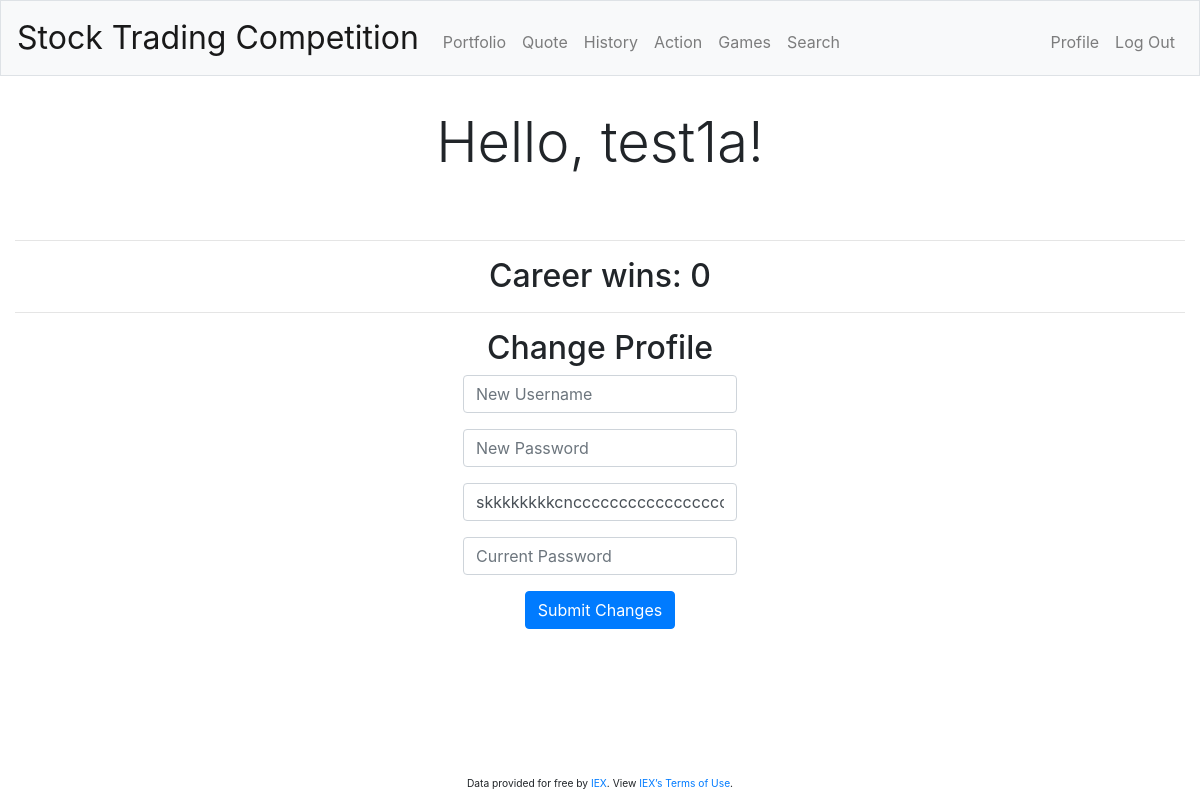
/profile (signed in), run on an earlier commit of the app's database.
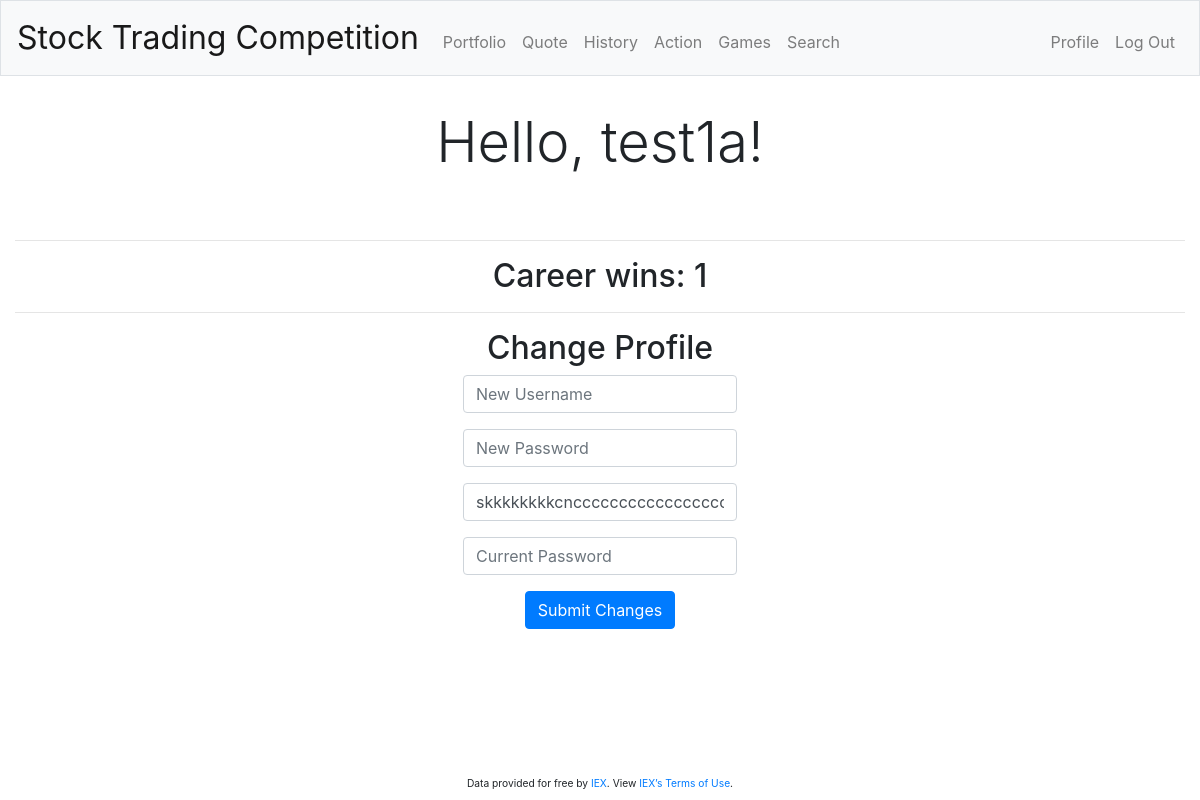
And on a later commit of the database.
### tables this page shows
CREATE TABLE 'users' (id INTEGER, username TEXT NOT NULL, hash TEXT NOT NULL, 'wins' INTEGER, 'description' INTEGER, PRIMARY KEY(id));

### application.py (the view)
@app.route("/profile",methods=["GET", "POST"])
@login_required
def profile():
    user = db.engine.execute("SELECT * FROM users WHERE id=:user_id", user_id=session['user_id']).fetchall()[0]
    if not user['wins']:
        db.engine.execute("UPDATE users SET wins=0 WHERE id=:user_id", user_id=session['user_id'])
        user = db.engine.execute("SELECT * FROM users WHERE id=:user_id", user_id=session['user_id']).fetchall()[0]
    if request.method == "POST":
        if request.form.get("password"):
            if check_password_hash(user['hash'], request.form.get("password")):
                db.engine.execute("UPDATE users SET description=:desc WHERE id=:user_id", desc=request.form.get("desc"), user_id=session['user_id'])
                if request.form.get("username"):
                    rows = db.engine.execute("SELECT * FROM users WHERE username = ?", request.form.get("username")).fetchall()
                    if (len(rows) < 1):
                        db.engine.execute("UPDATE users SET username=:uname WHERE id=:user_id", uname=request.form.get("username"), user_id=session['user_id'])
                        flash("Successfully updated username.")
                    else:
                        flash("That username is already taken.")
                if request.form.get("newPassword"):
                    pw = generate_password_hash(request.form.get("newPassword"))
                    db.engine.execute("UPDATE users SET hash=:pw WHERE id=:user_id", pw=pw, user_id=session['user_id'])
                    flash("Successfully updated password.")
                user = db.engine.execute("SELECT * FROM users WHERE id=:user_id", user_id=session['user_id']).fetchall()[0]
            else:
                flash("Incorrect password.")
        return render_template("profile.html", user=user)
    else:
        return render_template("profile.html", user=user)

### application.py (called while the page is built)
@app.after_request
def after_request(response):
    response.headers["Cache-Control"] = "no-cache, no-store, must-revalidate"
    response.headers["Expires"] = 0
    response.headers["Pragma"] = "no-cache"
    return response

### helpers.py (called while the page is built)
def login_required(f): # citation: from Finance distribution code (CS50 staff)
    @wraps(f)
    def decorated_function(*args, **kwargs):
        if session.get("user_id") is None:
            return redirect("/login")
        return f(*args, **kwargs)
    return decorated_function

### templates/profile.html (shortened to what this page needs)
{% extends "layout.html" %}
{% block main %}
    <div>
        <h1 class='display-4'>Hello, {{ user['username'] }}! </h1>
    </div>
    <hr>
    <h2 class='display-5'>Career wins: {{ user['wins'] }}</h2>
    <hr>
    <h2 class='display-5'> Change Profile </h2>
    <form action="/profile" method="post">
        <div class="form-group">
            <input autocomplete="off" autofocus class="form-control" name="username" placeholder="New Username" type="text">
        </div>
        <div class="form-group">
            <input autocomplete="off" autofocus class="form-control" name="newPassword" placeholder="New Password" type="password">
        </div>
        <div class="form-group">
            <input autocomplete="off" autofocus class="form-control" name="desc" value="{{ user['description'] }}" placeholder="Description" type="text">
        </div>
        <div class="form-group">
            <input class="form-control" name="password" placeholder="Current Password" type="password" required>
        </div>
        <button class="btn btn-primary" type="submit">Submit Changes</button>
    </form>
{% endblock %}

### templates/layout.html (shortened to what this page needs)
<!DOCTYPE html>
<html lang="en">
    <head>
        <link rel="stylesheet" href="https://cdn.jsdelivr.net/npm/bootstrap@4.5.3/dist/css/bootstrap.min.css">
        <link href="{{url_for('static', filename='styles.css')}}" rel="stylesheet">
        <link rel="stylesheet" href="https://stackpath.bootstrapcdn.com/font-awesome/4.7.0/css/font-awesome.min.css">
    </head>
    <body>
        <nav class="navbar navbar-expand-md navbar-light bg-light border">
            <a class="navbar-brand" href="/"><span class="display-5 indigo">Stock Trading Competition</span></a>
            <div class="collapse navbar-collapse" id="navbar">
                {% if session.user_id %}
                    <ul class="navbar-nav mr-auto mt-2">
                        <li class="nav-item"><a class="nav-link" href="/">Portfolio</a></li>
                        <li class="nav-item"><a class="nav-link" href="/quote">Quote</a></li>
                        <li class="nav-item"><a class="nav-link" href="/history">History</a></li>
                        <li class="nav-item"><a class="nav-link" href="/actionpage">Action</a></li>
                        <li class="nav-item"><a class="nav-link" href="/gamescreen">Games</a></li>
                        <li class="nav-item"><a class="nav-link" href="/searchusers">Search</a></li>
                    </ul>
                    <ul class="navbar-nav ml-auto mt-2">
                        <li class="nav-item"><a class="nav-link" href="/profile">Profile</a></li>
                        <li class="nav-item"><a class="nav-link" href="/logout">Log Out</a></li>
                    </ul>
                {% else %}
                    <ul class="navbar-nav ml-auto mt-2">
                        <li class="nav-item"><a class="nav-link" href="/register">Register</a></li>
                        <li class="nav-item"><a class="nav-link" href="/login">Log In</a></li>
                    </ul>
                {% endif %}
            </div>
        </nav>
        <main class="container-fluid" style="height: 100%;">
            {% block main %}{% endblock %}
        </main>
        <div class = "navbar fixed-bottom justify-content-center">
            <footer class="footer small">
                <small class="text-center">
                    Data provided for free by <a href="https://iextrading.com/developer">IEX</a>. View <a href="https://iextrading.com/api-exhibit-a/">IEX’s Terms of Use</a>.
                </small>
            </footer>
        </div>
    </body>
</html>

### static/styles.css (style rules this page uses)
nav .navbar-brand { font-size: xx-large; }
main .form-control { display: inline-block; width: auto; }
body { height: 100%; padding-bottom: 15px }
small { padding-top: 0px; margin-top: 0px; }
h1 { padding-bottom: 3rem; }
main { overflow-x: auto; text-align: center; }

What changed in the data, as far as the page shows it:
changed users "test1a": wins "0" → "1"
